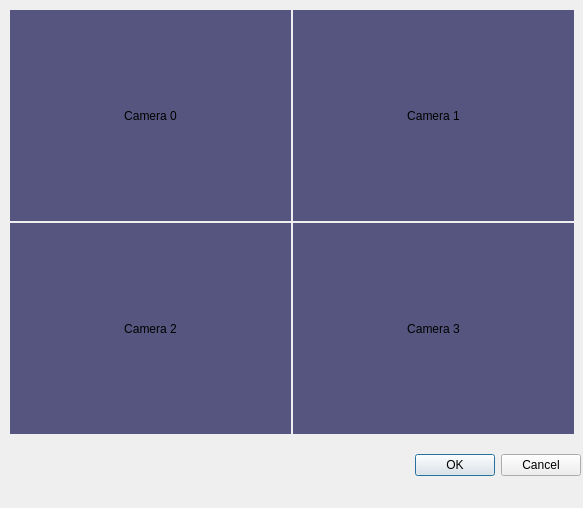
<?xml version="1.0" encoding="UTF-8"?>
<ui version="4.0">
 <class>ROIDialog</class>
 <widget class="QDialog" name="ROIDialog">
  <property name="geometry">
   <rect>
    <x>0</x>
    <y>0</y>
    <width>583</width>
    <height>508</height>
   </rect>
  </property>
  <property name="windowTitle">
   <string>Dialog</string>
  </property>
  <widget class="QDialogButtonBox" name="buttonBox">
   <property name="geometry">
    <rect>
     <x>400</x>
     <y>450</y>
     <width>181</width>
     <height>31</height>
    </rect>
   </property>
   <property name="orientation">
    <enum>Qt::Horizontal</enum>
   </property>
   <property name="standardButtons">
    <set>QDialogButtonBox::Cancel|QDialogButtonBox::Ok</set>
   </property>
  </widget>
  <widget class="QLabel" name="label_0">
   <property name="geometry">
    <rect>
     <x>10</x>
     <y>10</y>
     <width>281</width>
     <height>211</height>
    </rect>
   </property>
   <property name="font">
    <font>
     <underline>false</underline>
     <strikeout>false</strikeout>
    </font>
   </property>
   <property name="styleSheet">
    <string notr="true">background-color: rgb(85, 85, 127);</string>
   </property>
   <property name="text">
    <string>Camera 0</string>
   </property>
   <property name="scaledContents">
    <bool>false</bool>
   </property>
   <property name="alignment">
    <set>Qt::AlignCenter</set>
   </property>
  </widget>
  <widget class="QLabel" name="label_2">
   <property name="geometry">
    <rect>
     <x>10</x>
     <y>223</y>
     <width>281</width>
     <height>211</height>
    </rect>
   </property>
   <property name="styleSheet">
    <string notr="true">background-color: rgb(85, 85, 127);</string>
   </property>
   <property name="text">
    <string>Camera 2</string>
   </property>
   <property name="scaledContents">
    <bool>false</bool>
   </property>
   <property name="alignment">
    <set>Qt::AlignCenter</set>
   </property>
  </widget>
  <widget class="QLabel" name="label_1">
   <property name="geometry">
    <rect>
     <x>293</x>
     <y>10</y>
     <width>281</width>
     <height>211</height>
    </rect>
   </property>
   <property name="styleSheet">
    <string notr="true">background-color: rgb(85, 85, 127);</string>
   </property>
   <property name="text">
    <string>Camera 1</string>
   </property>
   <property name="scaledContents">
    <bool>false</bool>
   </property>
   <property name="alignment">
    <set>Qt::AlignCenter</set>
   </property>
  </widget>
  <widget class="QLabel" name="label_3">
   <property name="geometry">
    <rect>
     <x>293</x>
     <y>223</y>
     <width>281</width>
     <height>211</height>
    </rect>
   </property>
   <property name="styleSheet">
    <string notr="true">background-color: rgb(85, 85, 127);</string>
   </property>
   <property name="text">
    <string>Camera 3</string>
   </property>
   <property name="scaledContents">
    <bool>false</bool>
   </property>
   <property name="alignment">
    <set>Qt::AlignCenter</set>
   </property>
  </widget>
 </widget>
 <resources/>
 <connections>
  <connection>
   <sender>buttonBox</sender>
   <signal>accepted()</signal>
   <receiver>ROIDialog</receiver>
   <slot>accept()</slot>
   <hints>
    <hint type="sourcelabel">
     <x>248</x>
     <y>254</y>
    </hint>
    <hint type="destinationlabel">
     <x>157</x>
     <y>274</y>
    </hint>
   </hints>
  </connection>
  <connection>
   <sender>buttonBox</sender>
   <signal>rejected()</signal>
   <receiver>ROIDialog</receiver>
   <slot>reject()</slot>
   <hints>
    <hint type="sourcelabel">
     <x>316</x>
     <y>260</y>
    </hint>
    <hint type="destinationlabel">
     <x>286</x>
     <y>274</y>
    </hint>
   </hints>
  </connection>
 </connections>
</ui>
